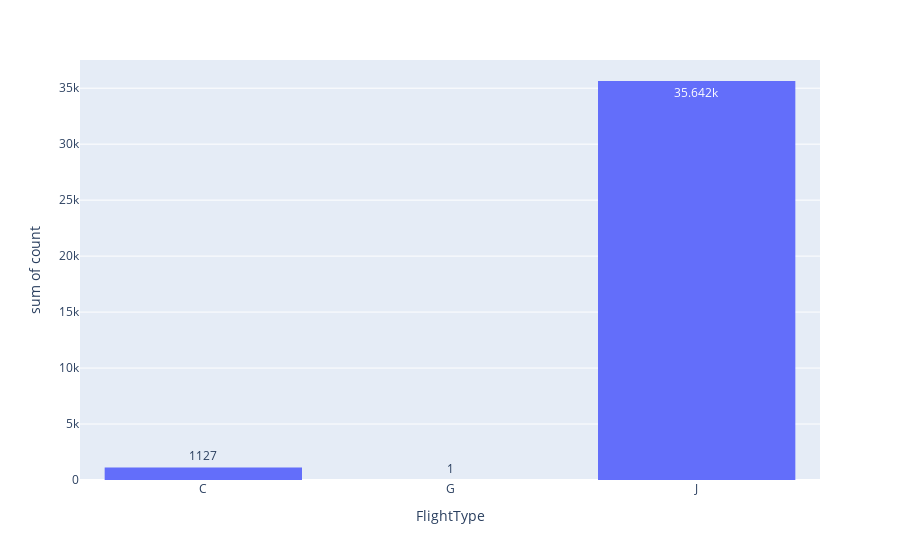

The notebook cell saved with this chart:
### Code cell
plot_count_hist('FlightType', data)

### Figure 1 — Plotly figure (JSON) as saved in the notebook; plotly's stock layout.template omitted (floating-point values rounded to 4 significant figures)
{"data": [{"alignmentgroup": "True", "bingroup": "x", "histfunc": "sum", "hovertemplate": "FlightType=%{x}<br>sum of count=%{y}<extra></extra>", "legendgroup": "", "marker": {"color": "#636efa", "pattern": {"shape": ""}}, "name": "", "offsetgroup": "", "orientation": "v", "showlegend": false, "texttemplate": "%{value}", "type": "histogram", "x": ["C", "G", "J"], "xaxis": "x", "y": [1127, 1, 35642], "yaxis": "y"}], "layout": {"barmode": "relative", "legend": {"tracegroupgap": 0}, "margin": {"t": 60}, "xaxis": {"anchor": "y", "domain": [0, 1], "title": {"text": "FlightType"}}, "yaxis": {"anchor": "x", "domain": [0, 1], "title": {"text": "sum of count"}}}}
